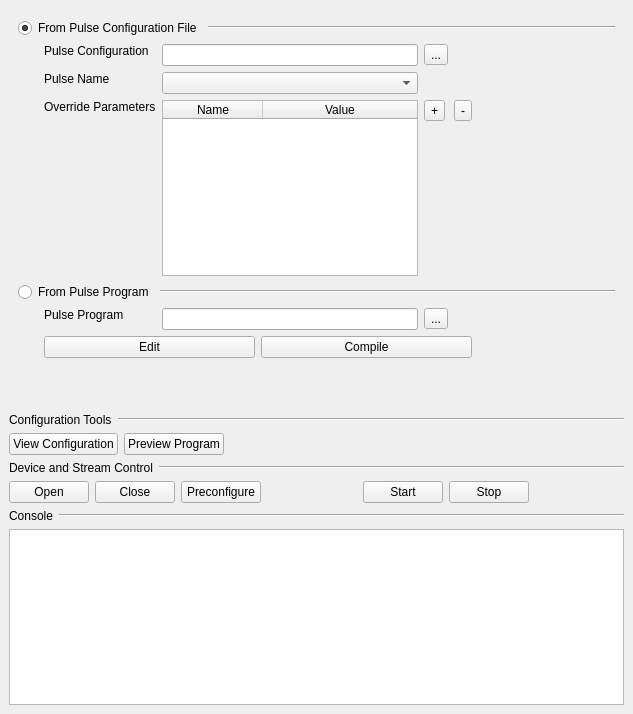
<?xml version="1.0" encoding="UTF-8"?>
<ui version="4.0">
 <class>MainWindow</class>
 <widget class="QMainWindow" name="MainWindow">
  <property name="geometry">
   <rect>
    <x>0</x>
    <y>0</y>
    <width>633</width>
    <height>714</height>
   </rect>
  </property>
  <property name="windowTitle">
   <string>X6-1000M Control Console</string>
  </property>
  <widget class="QWidget" name="centralwidget">
   <layout class="QVBoxLayout" name="verticalLayout">
    <item>
     <widget class="QWidget" name="widget" native="true">
      <property name="sizePolicy">
       <sizepolicy hsizetype="Preferred" vsizetype="Expanding">
        <horstretch>0</horstretch>
        <verstretch>0</verstretch>
       </sizepolicy>
      </property>
      <layout class="QVBoxLayout" name="verticalLayout_2">
       <item>
        <layout class="QGridLayout" name="gridLayout">
         <item row="2" column="2">
          <widget class="QComboBox" name="cmb_pulse_name">
           <property name="editable">
            <bool>false</bool>
           </property>
          </widget>
         </item>
         <item row="3" column="3" alignment="Qt::AlignTop">
          <widget class="QToolButton" name="btn_add_param">
           <property name="text">
            <string>+</string>
           </property>
          </widget>
         </item>
         <item row="1" column="3">
          <widget class="QToolButton" name="btn_browse_config_file">
           <property name="text">
            <string>...</string>
           </property>
          </widget>
         </item>
         <item row="2" column="1" alignment="Qt::AlignTop">
          <widget class="QLabel" name="label_3">
           <property name="text">
            <string>Pulse Name</string>
           </property>
          </widget>
         </item>
         <item row="5" column="2">
          <widget class="QLineEdit" name="le_pulprog_file"/>
         </item>
         <item row="5" column="3">
          <widget class="QToolButton" name="btn_browse_pulprog_file">
           <property name="text">
            <string>...</string>
           </property>
          </widget>
         </item>
         <item row="1" column="0">
          <spacer name="horizontalSpacer">
           <property name="orientation">
            <enum>Qt::Horizontal</enum>
           </property>
           <property name="sizeType">
            <enum>QSizePolicy::Fixed</enum>
           </property>
           <property name="sizeHint" stdset="0">
            <size>
             <width>20</width>
             <height>20</height>
            </size>
           </property>
          </spacer>
         </item>
         <item row="1" column="2">
          <widget class="QLineEdit" name="le_config_file"/>
         </item>
         <item row="0" column="0" colspan="7">
          <layout class="QHBoxLayout" name="horizontalLayout_3">
           <item>
            <widget class="QRadioButton" name="rbtn_from_config">
             <property name="text">
              <string>From Pulse Configuration File</string>
             </property>
             <property name="checked">
              <bool>true</bool>
             </property>
            </widget>
           </item>
           <item>
            <widget class="Line" name="line_2">
             <property name="sizePolicy">
              <sizepolicy hsizetype="Expanding" vsizetype="Fixed">
               <horstretch>0</horstretch>
               <verstretch>0</verstretch>
              </sizepolicy>
             </property>
             <property name="orientation">
              <enum>Qt::Horizontal</enum>
             </property>
            </widget>
           </item>
          </layout>
         </item>
         <item row="4" column="0" colspan="7">
          <layout class="QHBoxLayout" name="horizontalLayout_4">
           <item>
            <widget class="QRadioButton" name="rbtn_from_pulprog">
             <property name="text">
              <string>From Pulse Program</string>
             </property>
            </widget>
           </item>
           <item>
            <widget class="Line" name="line_3">
             <property name="sizePolicy">
              <sizepolicy hsizetype="Expanding" vsizetype="Fixed">
               <horstretch>0</horstretch>
               <verstretch>0</verstretch>
              </sizepolicy>
             </property>
             <property name="orientation">
              <enum>Qt::Horizontal</enum>
             </property>
            </widget>
           </item>
          </layout>
         </item>
         <item row="3" column="4" alignment="Qt::AlignTop">
          <widget class="QToolButton" name="btn_del_param">
           <property name="text">
            <string>-</string>
           </property>
          </widget>
         </item>
         <item row="3" column="1" alignment="Qt::AlignTop">
          <widget class="QLabel" name="label_4">
           <property name="text">
            <string>Override Parameters</string>
           </property>
          </widget>
         </item>
         <item row="5" column="1" alignment="Qt::AlignTop">
          <widget class="QLabel" name="label_5">
           <property name="text">
            <string>Pulse Program</string>
           </property>
          </widget>
         </item>
         <item row="1" column="1" alignment="Qt::AlignTop">
          <widget class="QLabel" name="label_2">
           <property name="text">
            <string>Pulse Configuration</string>
           </property>
          </widget>
         </item>
         <item row="3" column="5">
          <spacer name="horizontalSpacer_2">
           <property name="orientation">
            <enum>Qt::Horizontal</enum>
           </property>
           <property name="sizeHint" stdset="0">
            <size>
             <width>40</width>
             <height>20</height>
            </size>
           </property>
          </spacer>
         </item>
         <item row="3" column="2">
          <widget class="QTableWidget" name="tab_parameters">
           <property name="maximumSize">
            <size>
             <width>16777215</width>
             <height>200</height>
            </size>
           </property>
           <attribute name="horizontalHeaderStretchLastSection">
            <bool>true</bool>
           </attribute>
           <attribute name="verticalHeaderVisible">
            <bool>false</bool>
           </attribute>
           <column>
            <property name="text">
             <string>Name</string>
            </property>
           </column>
           <column>
            <property name="text">
             <string>Value</string>
            </property>
           </column>
          </widget>
         </item>
         <item row="6" column="1" colspan="4">
          <layout class="QHBoxLayout" name="horizontalLayout_5">
           <item>
            <widget class="QPushButton" name="btn_edit_pulprog">
             <property name="toolTip">
              <string extracomment="Open the selected pulse program in a text editor."/>
             </property>
             <property name="text">
              <string>Edit</string>
             </property>
            </widget>
           </item>
           <item>
            <widget class="QPushButton" name="btn_compile_pulprog">
             <property name="toolTip">
              <string extracomment="Compile the selected pulse program."/>
             </property>
             <property name="text">
              <string>Compile</string>
             </property>
            </widget>
           </item>
          </layout>
         </item>
        </layout>
       </item>
       <item>
        <spacer name="verticalSpacer">
         <property name="orientation">
          <enum>Qt::Vertical</enum>
         </property>
         <property name="sizeType">
          <enum>QSizePolicy::Minimum</enum>
         </property>
         <property name="sizeHint" stdset="0">
          <size>
           <width>20</width>
           <height>40</height>
          </size>
         </property>
        </spacer>
       </item>
      </layout>
      <zorder>verticalSpacer</zorder>
     </widget>
    </item>
    <item>
     <layout class="QHBoxLayout" name="horizontalLayout_7">
      <item>
       <widget class="QLabel" name="label_7">
        <property name="text">
         <string>Configuration Tools</string>
        </property>
       </widget>
      </item>
      <item>
       <widget class="Line" name="line_5">
        <property name="sizePolicy">
         <sizepolicy hsizetype="Expanding" vsizetype="Fixed">
          <horstretch>0</horstretch>
          <verstretch>0</verstretch>
         </sizepolicy>
        </property>
        <property name="orientation">
         <enum>Qt::Horizontal</enum>
        </property>
       </widget>
      </item>
     </layout>
    </item>
    <item>
     <layout class="QHBoxLayout" name="horizontalLayout_8">
      <item>
       <widget class="QPushButton" name="btn_view_config">
        <property name="toolTip">
         <string extracomment="Open the current configuration file in a text editor."/>
        </property>
        <property name="text">
         <string>View Configuration</string>
        </property>
       </widget>
      </item>
      <item>
       <widget class="QPushButton" name="btn_preview">
        <property name="toolTip">
         <string extracomment="Open a window plotting a preview of the currently selected configuration file/pulse program."/>
        </property>
        <property name="text">
         <string>Preview Program</string>
        </property>
       </widget>
      </item>
      <item>
       <spacer name="horizontalSpacer_5">
        <property name="orientation">
         <enum>Qt::Horizontal</enum>
        </property>
        <property name="sizeHint" stdset="0">
         <size>
          <width>40</width>
          <height>20</height>
         </size>
        </property>
       </spacer>
      </item>
     </layout>
    </item>
    <item>
     <layout class="QHBoxLayout" name="horizontalLayout">
      <item>
       <widget class="QLabel" name="label">
        <property name="sizePolicy">
         <sizepolicy hsizetype="Minimum" vsizetype="Preferred">
          <horstretch>0</horstretch>
          <verstretch>0</verstretch>
         </sizepolicy>
        </property>
        <property name="text">
         <string>Device and Stream Control</string>
        </property>
       </widget>
      </item>
      <item>
       <widget class="Line" name="line">
        <property name="sizePolicy">
         <sizepolicy hsizetype="Expanding" vsizetype="Fixed">
          <horstretch>0</horstretch>
          <verstretch>0</verstretch>
         </sizepolicy>
        </property>
        <property name="orientation">
         <enum>Qt::Horizontal</enum>
        </property>
       </widget>
      </item>
     </layout>
    </item>
    <item>
     <layout class="QHBoxLayout" name="horizontalLayout_2">
      <item>
       <widget class="QPushButton" name="btn_open">
        <property name="toolTip">
         <string extracomment="Open the x6 driver."/>
        </property>
        <property name="text">
         <string>Open</string>
        </property>
       </widget>
      </item>
      <item>
       <widget class="QPushButton" name="btn_close">
        <property name="toolTip">
         <string extracomment="Close the x6 driver."/>
        </property>
        <property name="text">
         <string>Close</string>
        </property>
       </widget>
      </item>
      <item>
       <widget class="QPushButton" name="btn_preconfigure">
        <property name="toolTip">
         <string extracomment="Preconfigure the x6 with the current configuration file."/>
        </property>
        <property name="text">
         <string>Preconfigure</string>
        </property>
       </widget>
      </item>
      <item>
       <spacer name="horizontalSpacer_3">
        <property name="orientation">
         <enum>Qt::Horizontal</enum>
        </property>
        <property name="sizeType">
         <enum>QSizePolicy::MinimumExpanding</enum>
        </property>
        <property name="sizeHint" stdset="0">
         <size>
          <width>40</width>
          <height>20</height>
         </size>
        </property>
       </spacer>
      </item>
      <item>
       <widget class="QPushButton" name="btn_start">
        <property name="toolTip">
         <string extracomment="Start streaming to the x6."/>
        </property>
        <property name="text">
         <string>Start</string>
        </property>
       </widget>
      </item>
      <item>
       <widget class="QPushButton" name="btn_stop">
        <property name="toolTip">
         <string extracomment="Stop streaming to the x6."/>
        </property>
        <property name="text">
         <string>Stop</string>
        </property>
       </widget>
      </item>
      <item>
       <spacer name="horizontalSpacer_4">
        <property name="orientation">
         <enum>Qt::Horizontal</enum>
        </property>
        <property name="sizeHint" stdset="0">
         <size>
          <width>40</width>
          <height>20</height>
         </size>
        </property>
       </spacer>
      </item>
     </layout>
    </item>
    <item>
     <layout class="QHBoxLayout" name="horizontalLayout_6">
      <item>
       <widget class="QLabel" name="label_6">
        <property name="sizePolicy">
         <sizepolicy hsizetype="Minimum" vsizetype="Preferred">
          <horstretch>0</horstretch>
          <verstretch>0</verstretch>
         </sizepolicy>
        </property>
        <property name="text">
         <string>Console</string>
        </property>
       </widget>
      </item>
      <item>
       <widget class="Line" name="line_4">
        <property name="sizePolicy">
         <sizepolicy hsizetype="Expanding" vsizetype="Fixed">
          <horstretch>0</horstretch>
          <verstretch>0</verstretch>
         </sizepolicy>
        </property>
        <property name="orientation">
         <enum>Qt::Horizontal</enum>
        </property>
       </widget>
      </item>
     </layout>
    </item>
    <item>
     <widget class="QPlainTextEdit" name="te_console">
      <property name="sizePolicy">
       <sizepolicy hsizetype="Expanding" vsizetype="Expanding">
        <horstretch>0</horstretch>
        <verstretch>0</verstretch>
       </sizepolicy>
      </property>
      <property name="maximumSize">
       <size>
        <width>16777215</width>
        <height>1000</height>
       </size>
      </property>
      <property name="font">
       <font>
        <family>Consolas</family>
       </font>
      </property>
      <property name="readOnly">
       <bool>true</bool>
      </property>
     </widget>
    </item>
   </layout>
  </widget>
 </widget>
 <resources/>
 <connections/>
</ui>
